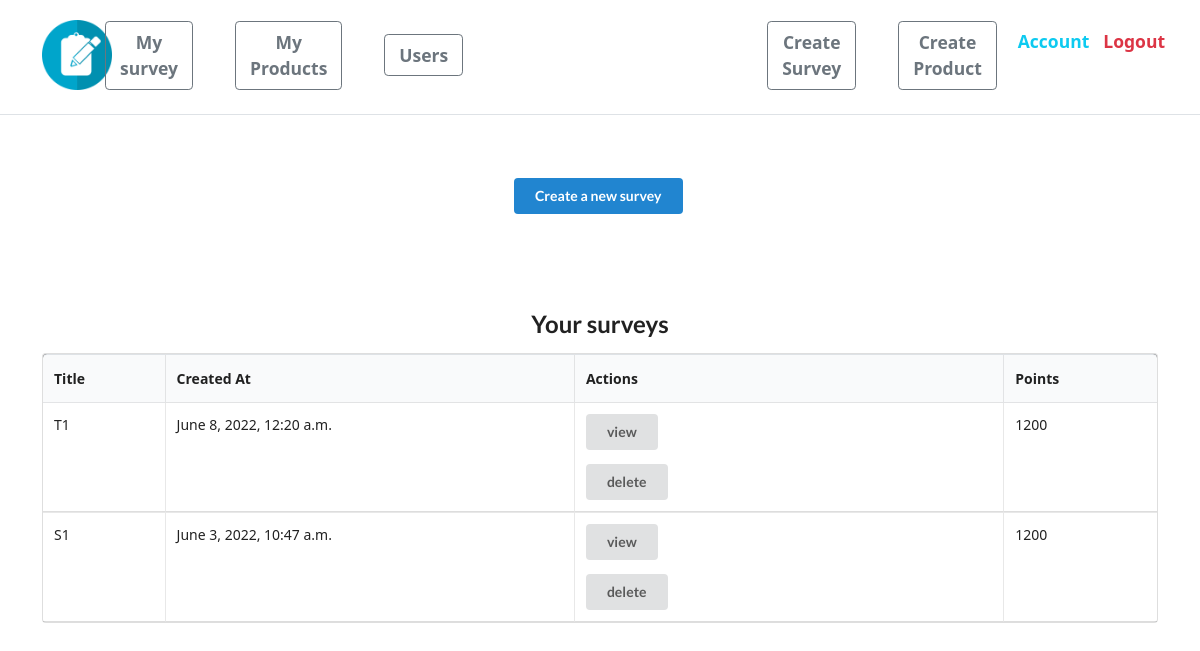
/surveys/ (signed in), run on the app's committed database.
### survey/models.py (models this page shows)
class Survey(models.Model):
    title = models.CharField(max_length=64)
    is_active = models.BooleanField(default=False)
    creator = models.ForeignKey(Account, on_delete=models.CASCADE)
    created_at = models.DateTimeField(default=timezone.now)
    points = models.IntegerField(default=0)

### survey/views.py (the view)
# urls.py: path('surveys/', survey_list, name='surveys'),
@login_required
def survey_list(request):
    if request.user.is_admin:
        surveys = Survey.objects.filter(
            creator=request.user).order_by("-created_at").all()
        return render(request, "survey/list.html", {"surveys": surveys})
    else:
        return redirect("list")

### survey/templates/survey/list.html (shortened to what this page needs)
{% extends "base.html" %}
{% block content %}
<div class="ui center aligned basic very padded segment">
    <a href="{% url 'create' %}">
        <div class="ui primary button">Create a new survey</div>
    </a>
</div>
<div class="ui center aligned basic very padded segment">
    {% if surveys %}
    <h2 class="ui header">Your surveys</h2>
    <table class="ui celled table">
        <thead>
            <tr class="bg-black">
                <th>Title</th>
                <th>Created At</th>
                <th>Actions</th>
                <th>Points</th>
            </tr>
        </thead>
        <tbody>
            {% for survey in surveys %}
            <tr>
                <td>{{ survey.title }}</td>
                <td>{{ survey.created_at }}</td>
                <td>
                    {% if survey.is_active %}
                    <a href="{% url 'detail' survey.pk %}">
                        <div class="ui button mb-3">view</div>
                    </a>
                    {% else %}
                    <a href="{% url 'edit' survey.pk %}">
                        <div class="ui button">edit</div>
                    </a>
                    {% endif %}
                    <form method="post" action="{% url 'delete' survey.pk %}" style="display: inline-block;">
                        <button class=" ui button">delete</button>
                    </form>
                </td>
                <td> {{survey.points}} </td>
            </tr>
            {% endfor %}
        </tbody>
    </table>
    {% else %}
    <h2 class="ui header">Your surveys
        <div class="sub header">You don't have any surveys yet, try creating one first.</div>
    </h2>
    {% endif %}
</div>
{% endblock %}

### templates/snippets/header.html (style rules this page uses)
form { width: 100%; }

### data on the page
Survey: title "T1", created_at "June 8, 2022, 12:20 a.m.", is_active "view", points "1200"
Survey: title "S1", created_at "June 3, 2022, 10:47 a.m.", is_active "view", points "1200"
